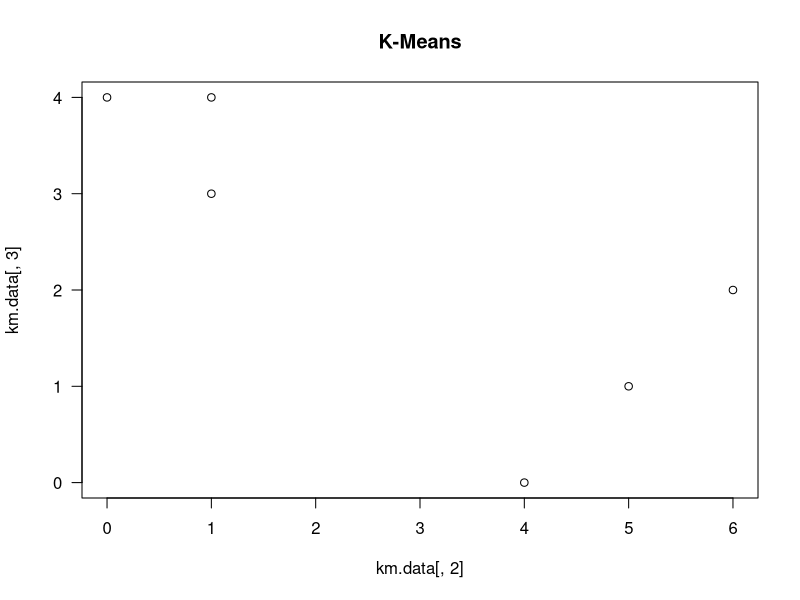

R code for this plot:
#plotting points
Obs <- c('1','2','3','4','5','6')
X1 <- c(1,1,0,5,6,4)
X2 <- c(4,3,4,1,2,0)

km.data <- data.frame(Obs,X1,X2)
km.data

plot(km.data[,2],km.data[,3],las=1,main="K-Means")


